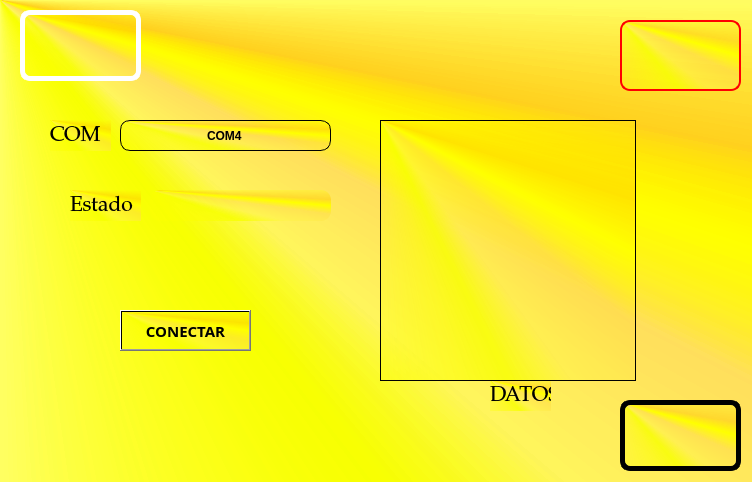
<?xml version="1.0" encoding="UTF-8"?>
<ui version="4.0">
 <class>MainWindow</class>
 <widget class="QMainWindow" name="MainWindow">
  <property name="geometry">
   <rect>
    <x>0</x>
    <y>0</y>
    <width>752</width>
    <height>482</height>
   </rect>
  </property>
  <property name="windowTitle">
   <string>MainWindow</string>
  </property>
  <property name="styleSheet">
   <string notr="true">background-color: qconicalgradient(cx:0, cy:0, angle:135, stop:0 rgba(255, 255, 0, 69), stop:0.375 rgba(255, 255, 0, 69), stop:0.423533 rgba(251, 255, 0, 145), stop:0.45 rgba(247, 255, 0, 208), stop:0.477581 rgba(255, 244, 71, 130), stop:0.518717 rgba(255, 218, 71, 130), stop:0.55 rgba(255, 255, 0, 255), stop:0.57754 rgba(255, 203, 0, 130), stop:0.625 rgba(255, 255, 0, 69), stop:1 rgba(255, 255, 0, 69));</string>
  </property>
  <widget class="QWidget" name="centralwidget">
   <widget class="QLabel" name="label">
    <property name="geometry">
     <rect>
      <x>20</x>
      <y>10</y>
      <width>121</width>
      <height>71</height>
     </rect>
    </property>
    <property name="styleSheet">
     <string notr="true">border: 5px solid white;
border-radius: 10px;</string>
    </property>
    <property name="text">
     <string/>
    </property>
    <property name="pixmap">
     <pixmap resource="../../recursos.qrc">:/Logos/Imagenes/logo uat.jpg</pixmap>
    </property>
    <property name="scaledContents">
     <bool>true</bool>
    </property>
   </widget>
   <widget class="QLabel" name="label_4">
    <property name="geometry">
     <rect>
      <x>620</x>
      <y>20</y>
      <width>121</width>
      <height>71</height>
     </rect>
    </property>
    <property name="styleSheet">
     <string notr="true">border: 2px solid red;
border-radius: 10px;</string>
    </property>
    <property name="text">
     <string/>
    </property>
    <property name="pixmap">
     <pixmap resource="../../recursos.qrc">:/Logos/Imagenes/logo fians.jpg</pixmap>
    </property>
    <property name="scaledContents">
     <bool>true</bool>
    </property>
   </widget>
   <widget class="QLabel" name="label_5">
    <property name="geometry">
     <rect>
      <x>620</x>
      <y>400</y>
      <width>121</width>
      <height>71</height>
     </rect>
    </property>
    <property name="styleSheet">
     <string notr="true">border: 5px solid black;
border-radius: 10px;</string>
    </property>
    <property name="text">
     <string/>
    </property>
    <property name="pixmap">
     <pixmap resource="../../recursos.qrc">:/Logos/Imagenes/equipo.jpeg</pixmap>
    </property>
    <property name="scaledContents">
     <bool>true</bool>
    </property>
   </widget>
   <widget class="QLineEdit" name="txt_com">
    <property name="geometry">
     <rect>
      <x>120</x>
      <y>120</y>
      <width>211</width>
      <height>31</height>
     </rect>
    </property>
    <property name="font">
     <font>
      <weight>75</weight>
      <bold>true</bold>
     </font>
    </property>
    <property name="styleSheet">
     <string notr="true">border-radius: 10px;
border: 1px solid black;</string>
    </property>
    <property name="text">
     <string>COM4</string>
    </property>
    <property name="alignment">
     <set>Qt::AlignCenter</set>
    </property>
   </widget>
   <widget class="QLabel" name="label_2">
    <property name="geometry">
     <rect>
      <x>50</x>
      <y>120</y>
      <width>61</width>
      <height>31</height>
     </rect>
    </property>
    <property name="font">
     <font>
      <family>Palatino Linotype</family>
      <pointsize>16</pointsize>
      <weight>50</weight>
      <bold>false</bold>
     </font>
    </property>
    <property name="text">
     <string>COM</string>
    </property>
   </widget>
   <widget class="QPushButton" name="btn_accion">
    <property name="geometry">
     <rect>
      <x>120</x>
      <y>310</y>
      <width>131</width>
      <height>41</height>
     </rect>
    </property>
    <property name="font">
     <font>
      <family>Rockwell Extra Bold</family>
      <pointsize>11</pointsize>
      <weight>75</weight>
      <bold>true</bold>
     </font>
    </property>
    <property name="styleSheet">
     <string notr="true"/>
    </property>
    <property name="text">
     <string>CONECTAR</string>
    </property>
   </widget>
   <widget class="QLabel" name="label_3">
    <property name="geometry">
     <rect>
      <x>70</x>
      <y>190</y>
      <width>71</width>
      <height>31</height>
     </rect>
    </property>
    <property name="font">
     <font>
      <family>Palatino Linotype</family>
      <pointsize>16</pointsize>
      <weight>50</weight>
      <bold>false</bold>
     </font>
    </property>
    <property name="text">
     <string>Estado</string>
    </property>
   </widget>
   <widget class="QLabel" name="txt_estado">
    <property name="geometry">
     <rect>
      <x>150</x>
      <y>190</y>
      <width>181</width>
      <height>31</height>
     </rect>
    </property>
    <property name="font">
     <font>
      <family>OCR A Extended</family>
      <pointsize>16</pointsize>
      <weight>50</weight>
      <bold>false</bold>
      <strikeout>false</strikeout>
      <stylestrategy>PreferAntialias</stylestrategy>
     </font>
    </property>
    <property name="toolTip">
     <string>&lt;html&gt;&lt;head/&gt;&lt;body&gt;&lt;p align=&quot;center&quot;&gt;&lt;span style=&quot; color:#ffffff;&quot;&gt;Desconectado&lt;/span&gt;&lt;/p&gt;&lt;p align=&quot;center&quot;&gt;&lt;br/&gt;&lt;/p&gt;&lt;/body&gt;&lt;/html&gt;</string>
    </property>
    <property name="styleSheet">
     <string notr="true">
border-radius: 10px;</string>
    </property>
    <property name="text">
     <string/>
    </property>
   </widget>
   <widget class="QLabel" name="label_6">
    <property name="geometry">
     <rect>
      <x>490</x>
      <y>380</y>
      <width>61</width>
      <height>31</height>
     </rect>
    </property>
    <property name="font">
     <font>
      <family>Palatino Linotype</family>
      <pointsize>16</pointsize>
      <weight>50</weight>
      <bold>false</bold>
     </font>
    </property>
    <property name="text">
     <string>DATOS</string>
    </property>
   </widget>
   <widget class="QListWidget" name="datos">
    <property name="geometry">
     <rect>
      <x>380</x>
      <y>120</y>
      <width>256</width>
      <height>261</height>
     </rect>
    </property>
    <property name="font">
     <font>
      <family>Segoe UI Black</family>
      <pointsize>14</pointsize>
      <weight>75</weight>
      <bold>true</bold>
     </font>
    </property>
   </widget>
  </widget>
 </widget>
 <resources>
  <include location="../../recursos.qrc"/>
  <include location="../../Imagenes/recursos.qrc"/>
 </resources>
 <connections/>
</ui>
